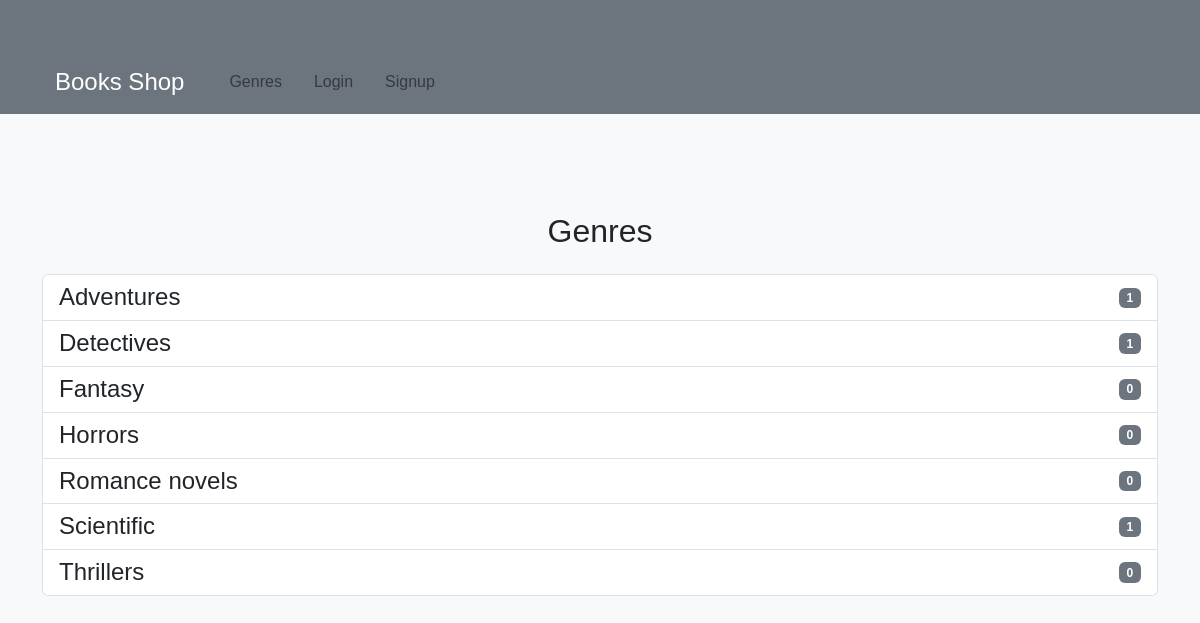
Page /categories/ on the committed database.
### products/models.py (models this page shows, shortened)
class Categories(models.Model):
    name = models.CharField(max_length=255)
    class Meta:
        verbose_name_plural = "Genres"
        verbose_name = "Genre"
        ordering = ['name']

### products/views.py (the view)
# urls.py: path('categories/', CategoriesList.as_view(), name='categories'),
class CategoriesList(ListView):
    model = Categories
    template_name = 'products/category_list.html'
    context_object_name = 'categories'

### products/templates/products/category_list.html (shortened to what this page needs)
{% extends 'products/base.html' %}
{% block content %}
    <div class="container mt-5">
        {% if categories %}
            <h2 class="mb-4">Genres</h2>
            <div class="list-group mt-3">
                {% for category in categories %}
                    <a href="{% url 'products_by_category' category.pk %}" class="list-group-item list-group-item-action d-flex justify-content-between align-items-center">
                        <h4 class="mb-0">{{ category.name }}</h4>
                        <span class="badge bg-secondary">{{ category.books.count }}</span>
                    </a>
                {% endfor %}
            </div><br><br><br>
        {% else %}
            <h2 class="mt-4">Sorry, the books are not arranged by genre</h2>
        {% endif %}
    </div><br><br><br>
{% endblock %}

### products/templates/products/base.html (style rules this page uses)
body { background-color: #f8f9fa; font-family: 'Poppins', sans-serif; }
.container { margin-top: 50px; text-align: center; }

### rows in the picture
Categories: name "Adventures", books.count "1"
Categories: name "Detectives", books.count "1"
Categories: name "Fantasy", books.count "0"
Categories: name "Horrors", books.count "0"
Categories: name "Romance novels", books.count "0"
Categories: name "Scientific", books.count "1"
Categories: name "Thrillers", books.count "0"
